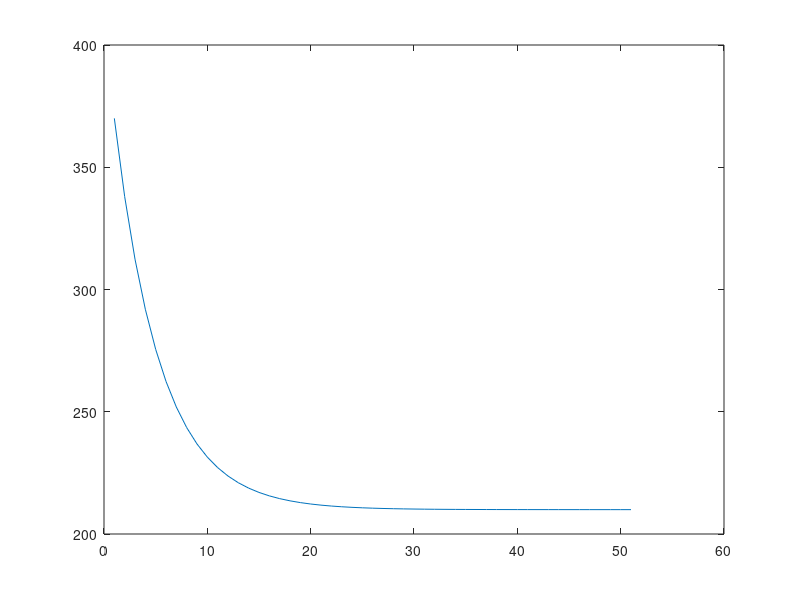

The MATLAB source for this figure:
clear;
clc;
mass=100000;
scale_factor=1/mass;

kp=10000*scale_factor;
kd=10000*scale_factor;
ki=1*scale_factor;

plant_gain=1;

ref=210;
int=0;
curr_speed(1)=370;
last_err=0;

for i=1:1:50
    err=0;
    last_err=err;
    err=ref-curr_speed(i);
    
    prop=err;
    int=int+err;
    der=err-last_err;
    
    csignal(i)=kp*prop+ki*int+kd*der;
    
    curr_speed(i+1)=curr_speed(i)+csignal(i)*plant_gain;
    
end
    
plot(curr_speed);
%plot(csignal);